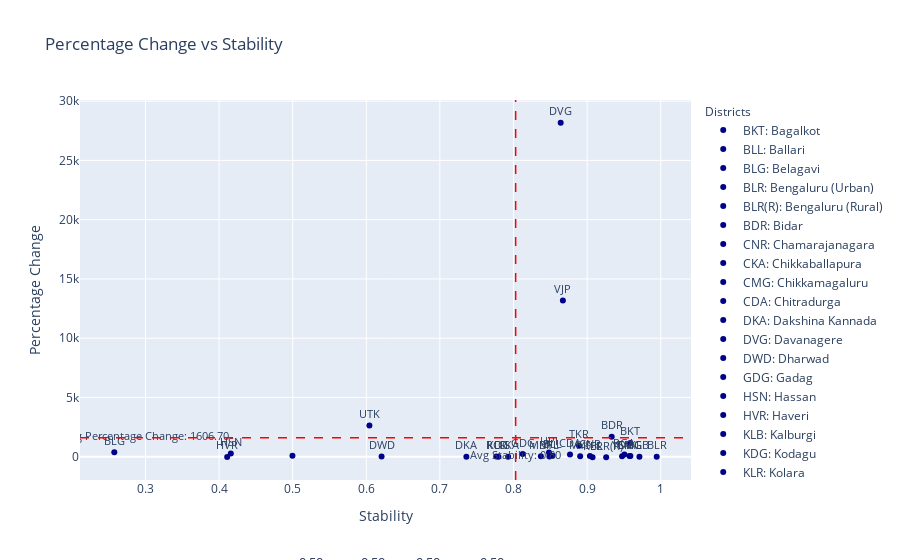

This figure's notebook cell:
### Code cell
import pandas as pd
import plotly.express as px
import ipywidgets as widgets
from ipywidgets import interact
from IPython.display import clear_output
import plotly.graph_objects as go

def update_plot(alpha1, alpha2, alpha3, alpha4):
    
    filtered_df = df[(df['Sensitivity (TotalNPK)'] == alpha1) &
                     (df['Sensitivity (RRB_AgricultureLoan)'] == alpha2) &
                     (df['Sensitivity (KSCARD_PLDBank_AgricultureLoan)'] == alpha3) &
                     (df['Sensitivity (SowingSeedsDistributed_Maize)'] == alpha4)]

    fig = px.scatter(filtered_df, x= 'New Stability', y='Percentage Change', title='Percentage Change vs Stability',
                     labels={'Percentage Change': 'Percentage Change', 'New Stability': 'Stability'},
                     text='Abbreviation', opacity=1,color_discrete_sequence=['darkblue'])

    fig.update_traces(textposition='top center', textfont=dict(size=11))

    fig.update_layout(
        annotations=[
            dict(
                x=0.5,
                y=-0.25,
                showarrow=False,
                text=f'α<sub>NPK</sub>: {alpha1:.2f}, α<sub>RRB</sub>: {alpha2:.2f}, α<sub>KS</sub>: {alpha3:.2f}, α<sub>MSD</sub>: {alpha4:.2f}',
                xref="paper",
                yref="paper",
                font=dict(size=13)
            )
        ],
        legend_title_text='Districts',
        legend_title=dict(font=dict(size=12)),
    )

    legend_labels = [{'Abbreviation': abb, 'Full Form': full_form} 
                     for abb, full_form in zip(filtered_df['Abbreviation'].unique(), filtered_df['KGISDist 1'].unique())]

    for label in legend_labels:
        fig.add_trace(go.Scatter(
            x=[None],
            y=[None],
            mode='markers',
            marker=dict(color='darkblue'),
            name=f"{label['Abbreviation']}: {label['Full Form']}"
        ))

    avg_stability = filtered_df['New Stability'].mean()
    avg_precent = filtered_df['Percentage Change'].mean()

    fig.add_shape(
        type='line',
        x0=avg_stability, y0=0, x1=avg_stability, y1=1,
        line=dict(color='red', width=1.5, dash='dash'),
        yref='paper'
    )

    fig.add_shape(
        type='line',
        x0=0, y0=avg_precent, x1=1, y1=avg_precent,
        line=dict(color='red', width=1.5, dash='dash'),
        xref='paper'
    )

    fig.add_trace(go.Scatter(
        x=[avg_stability],
        y=[-0.07],
        text=[f'Avg Stability: {avg_stability:.2f}'],
        mode="text",
        showlegend=False,
        textfont=dict(size=10.7)
    ))

    fig.add_trace(go.Scatter(
        x=[0.3],
        y=[avg_precent-0.04],
        text=[f'Avg Percentage Change: {avg_precent:.2f}'],
        mode="text",
        showlegend=False,
        textfont=dict(size=10.7)
    ))

    clear_output()

    display(fig)
    
alpha1_slider = widgets.FloatSlider(value=0.5, min=0, max=1, step=0.1, description='αNPK:')
alpha2_slider = widgets.FloatSlider(value=0.5, min=0, max=1, step=0.1, description='αRRB:')
alpha3_slider = widgets.FloatSlider(value=0.5, min=0, max=1, step=0.1, description='αKS:')
alpha4_slider = widgets.FloatSlider(value=0.5, min=0, max=1, step=0.1, description='αMSD:')

interactive_plot = interact(update_plot, alpha1=alpha1_slider, alpha2=alpha2_slider, alpha3=alpha3_slider, alpha4=alpha4_slider, __manual=True)
update_button = widgets.Button(description="Update Plot")
update_button.on_click(lambda _: update_plot(alpha1_slider.value, alpha2_slider.value, alpha3_slider.value, alpha4_slider.value))
widgets.HBox([update_button, alpha1_slider, alpha2_slider, alpha3_slider, alpha4_slider])

### Figure 1 — Plotly figure (JSON) as saved in the notebook; plotly's stock layout.template omitted (floating-point values rounded to 4 significant figures)
{"data": [{"hovertemplate": "Stability=%{x}<br>Percentage Change=%{y}<br>Abbreviation=%{text}<extra></extra>", "legendgroup": "", "marker": {"color": "darkblue", "opacity": 1, "symbol": "circle"}, "mode": "markers+text", "name": "", "orientation": "v", "showlegend": false, "text": ["BKT", "BLL", "BLG", "BLR", "BLR(R)", "BDR", "CNR", "CKA", "CMG", "CDA", "DKA", "DVG", "DWD", "GDG", "HSN", "HVR", "KLB", "KDG", "KLR", "KPL", "MDY", "MYS", "RCR", "RGA", "SMG", "TKR", "UPI", "UTK", "VJP", "YDR", null], "textfont": {"size": 11}, "textposition": "top center", "type": "scatter", "x": [0.9587, 0.8531, 0.2576, 0.9945, 0.9259, 0.9334, 0.9038, 0.7927, 0.9576, 0.8768, 0.736, 0.8641, 0.6208, 0.8124, 0.416, 0.411, 0.9711, 0.7795, 0.9074, 0.8488, 0.8372, 0.8905, 0.7765, 0.9507, 0.9587, 0.889, 0.8482, 0.6042, 0.8671, 0.9475, 0.4997], "xaxis": "x", "y": [1167.0, 80.11, 369.3, -1.895, -43.93, 1683.0, 67.72, -10.65, 61.73, 183.1, 0, 28180.0, 26.29, 228.1, 267.6, -20.84, -11.5, 2.104, -35.18, 13.62, 44.54, 47.41, 26.11, 192.0, 59.27, 928.4, 354.7, 2641.0, 13190.0, 45.58, 80.12], "yaxis": "y"}, {"marker": {"color": "darkblue"}, "mode": "markers", "name": "BKT: Bagalkot", "type": "scatter", "x": [null], "y": [null]}, {"marker": {"color": "darkblue"}, "mode": "markers", "name": "BLL: Ballari", "type": "scatter", "x": [null], "y": [null]}, {"marker": {"color": "darkblue"}, "mode": "markers", "name": "BLG: Belagavi", "type": "scatter", "x": [null], "y": [null]}, {"marker": {"color": "darkblue"}, "mode": "markers", "name": "BLR: Bengaluru (Urban)", "type": "scatter", "x": [null], "y": [null]}, {"marker": {"color": "darkblue"}, "mode": "markers", "name": "BLR(R): Bengaluru (Rural)", "type": "scatter", "x": [null], "y": [null]}, {"marker": {"color": "darkblue"}, "mode": "markers", "name": "BDR: Bidar", "type": "scatter", "x": [null], "y": [null]}, {"marker": {"color": "darkblue"}, "mode": "markers", "name": "CNR: Chamarajanagara", "type": "scatter", "x": [null], "y": [null]}, {"marker": {"color": "darkblue"}, "mode": "markers", "name": "CKA: Chikkaballapura", "type": "scatter", "x": [null], "y": [null]}, {"marker": {"color": "darkblue"}, "mode": "markers", "name": "CMG: Chikkamagaluru", "type": "scatter", "x": [null], "y": [null]}, {"marker": {"color": "darkblue"}, "mode": "markers", "name": "CDA: Chitradurga", "type": "scatter", "x": [null], "y": [null]}, {"marker": {"color": "darkblue"}, "mode": "markers", "name": "DKA: Dakshina Kannada", "type": "scatter", "x": [null], "y": [null]}, {"marker": {"color": "darkblue"}, "mode": "markers", "name": "DVG: Davanagere", "type": "scatter", "x": [null], "y": [null]}, {"marker": {"color": "darkblue"}, "mode": "markers", "name": "DWD: Dharwad", "type": "scatter", "x": [null], "y": [null]}, {"marker": {"color": "darkblue"}, "mode": "markers", "name": "GDG: Gadag", "type": "scatter", "x": [null], "y": [null]}, {"marker": {"color": "darkblue"}, "mode": "markers", "name": "HSN: Hassan", "type": "scatter", "x": [null], "y": [null]}, {"marker": {"color": "darkblue"}, "mode": "markers", "name": "HVR: Haveri", "type": "scatter", "x": [null], "y": [null]}, {"marker": {"color": "darkblue"}, "mode": "markers", "name": "KLB: Kalburgi", "type": "scatter", "x": [null], "y": [null]}, {"marker": {"color": "darkblue"}, "mode": "markers", "name": "KDG: Kodagu", "type": "scatter", "x": [null], "y": [null]}, {"marker": {"color": "darkblue"}, "mode": "markers", "name": "KLR: Kolara", "type": "scatter", "x": [null], "y": [null]}, {"marker": {"color": "darkblue"}, "mode": "markers", "name": "KPL: Koppal", "type": "scatter", "x": [null], "y": [null]}, {"marker": {"color": "darkblue"}, "mode": "markers", "name": "MDY: Mandya", "type": "scatter", "x": [null], "y": [null]}, {"marker": {"color": "darkblue"}, "mode": "markers", "name": "MYS: Mysuru", "type": "scatter", "x": [null], "y": [null]}, {"marker": {"color": "darkblue"}, "mode": "markers", "name": "RCR: Raichur", "type": "scatter", "x": [null], "y": [null]}, {"marker": {"color": "darkblue"}, "mode": "markers", "name": "RGA: Ramanagara", "type": "scatter", "x": [null], "y": [null]}, {"marker": {"color": "darkblue"}, "mode": "markers", "name": "SMG: Shivamogga", "type": "scatter", "x": [null], "y": [null]}, {"marker": {"color": "darkblue"}, "mode": "markers", "name": "TKR: Tumakuru", "type": "scatter", "x": [null], "y": [null]}, {"marker": {"color": "darkblue"}, "mode": "markers", "name": "UPI: Udupi", "type": "scatter", "x": [null], "y": [null]}, {"marker": {"color": "darkblue"}, "mode": "markers", "name": "UTK: Uttara Kannada", "type": "scatter", "x": [null], "y": [null]}, {"marker": {"color": "darkblue"}, "mode": "markers", "name": "VJP: Vijayapura", "type": "scatter", "x": [null], "y": [null]}, {"marker": {"color": "darkblue"}, "mode": "markers", "name": "YDR: Yadgir", "type": "scatter", "x": [null], "y": [null]}, {"marker": {"color": "darkblue"}, "mode": "markers", "name": "nan: Vijayanagara", "type": "scatter", "x": [null], "y": [null]}, {"mode": "text", "showlegend": false, "text": ["Avg Stability: 0.80"], "textfont": {"size": 10.7}, "type": "scatter", "x": [0.8029], "y": [-0.07]}, {"mode": "text", "showlegend": false, "text": ["Avg Percentage Change: 1606.70"], "textfont": {"size": 10.7}, "type": "scatter", "x": [0.3], "y": [1607.0]}], "layout": {"annotations": [{"font": {"size": 13}, "showarrow": false, "text": "α<sub>NPK</sub>: 0.50, α<sub>RRB</sub>: 0.50, α<sub>KS</sub>: 0.50, α<sub>MSD</sub>: 0.50", "x": 0.5, "xref": "paper", "y": -0.25, "yref": "paper"}], "legend": {"title": {"font": {"size": 12}, "text": "Districts"}, "tracegroupgap": 0}, "shapes": [{"line": {"color": "red", "dash": "dash", "width": 1.5}, "type": "line", "x0": 0.8029, "x1": 0.8029, "y0": 0, "y1": 1, "yref": "paper"}, {"line": {"color": "red", "dash": "dash", "width": 1.5}, "type": "line", "x0": 0, "x1": 1, "xref": "paper", "y0": 1607.0, "y1": 1607.0}], "title": {"text": "Percentage Change vs Stability"}, "xaxis": {"anchor": "y", "domain": [0, 1], "title": {"text": "Stability"}}, "yaxis": {"anchor": "x", "domain": [0, 1], "title": {"text": "Percentage Change"}}}}
